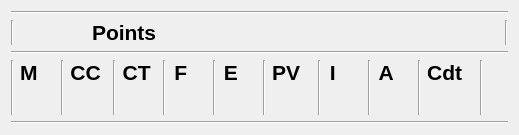
<?xml version="1.0" encoding="UTF-8"?>
<ui version="4.0">
 <class>StatsDisplayWidget</class>
 <widget class="QWidget" name="StatsDisplayWidget">
  <property name="geometry">
   <rect>
    <x>0</x>
    <y>0</y>
    <width>519</width>
    <height>128</height>
   </rect>
  </property>
  <property name="windowTitle">
   <string>Form</string>
  </property>
  <layout class="QVBoxLayout" name="verticalLayout">
   <item>
    <widget class="Line" name="line_2">
     <property name="font">
      <font>
       <pointsize>16</pointsize>
      </font>
     </property>
     <property name="orientation">
      <enum>Qt::Horizontal</enum>
     </property>
    </widget>
   </item>
   <item>
    <layout class="QVBoxLayout" name="verticalLayout_28">
     <item>
      <layout class="QHBoxLayout" name="horizontalLayout">
       <item>
        <widget class="Line" name="line_4">
         <property name="font">
          <font>
           <pointsize>16</pointsize>
          </font>
         </property>
         <property name="orientation">
          <enum>Qt::Vertical</enum>
         </property>
        </widget>
       </item>
       <item>
        <widget class="QLabel" name="title">
         <property name="enabled">
          <bool>true</bool>
         </property>
         <property name="minimumSize">
          <size>
           <width>20</width>
           <height>0</height>
          </size>
         </property>
         <property name="font">
          <font>
           <pointsize>16</pointsize>
           <weight>75</weight>
           <bold>true</bold>
          </font>
         </property>
         <property name="cursor">
          <cursorShape>WhatsThisCursor</cursorShape>
         </property>
         <property name="toolTip">
          <string>Statistique du champion correspondant à la figurine.</string>
         </property>
         <property name="text">
          <string/>
         </property>
        </widget>
       </item>
       <item>
        <widget class="QLabel" name="labelChampionPts">
         <property name="enabled">
          <bool>true</bool>
         </property>
         <property name="minimumSize">
          <size>
           <width>40</width>
           <height>0</height>
          </size>
         </property>
         <property name="font">
          <font>
           <pointsize>16</pointsize>
           <weight>75</weight>
           <bold>true</bold>
          </font>
         </property>
         <property name="text">
          <string/>
         </property>
         <property name="alignment">
          <set>Qt::AlignRight|Qt::AlignTrailing|Qt::AlignVCenter</set>
         </property>
        </widget>
       </item>
       <item>
        <widget class="QLabel" name="label_27">
         <property name="enabled">
          <bool>true</bool>
         </property>
         <property name="font">
          <font>
           <pointsize>16</pointsize>
           <weight>75</weight>
           <bold>true</bold>
          </font>
         </property>
         <property name="text">
          <string>Points</string>
         </property>
        </widget>
       </item>
       <item>
        <spacer name="horizontalSpacer_5">
         <property name="enabled">
          <bool>true</bool>
         </property>
         <property name="font">
          <font>
           <pointsize>16</pointsize>
          </font>
         </property>
         <property name="orientation">
          <enum>Qt::Horizontal</enum>
         </property>
         <property name="sizeHint" stdset="0">
          <size>
           <width>40</width>
           <height>20</height>
          </size>
         </property>
        </spacer>
       </item>
       <item>
        <widget class="Line" name="line_15">
         <property name="font">
          <font>
           <pointsize>16</pointsize>
          </font>
         </property>
         <property name="orientation">
          <enum>Qt::Vertical</enum>
         </property>
        </widget>
       </item>
      </layout>
     </item>
     <item>
      <widget class="Line" name="line">
       <property name="font">
        <font>
         <pointsize>16</pointsize>
        </font>
       </property>
       <property name="orientation">
        <enum>Qt::Horizontal</enum>
       </property>
      </widget>
     </item>
     <item>
      <layout class="QHBoxLayout" name="horizontalLayout_14">
       <item>
        <widget class="Line" name="line_5">
         <property name="font">
          <font>
           <pointsize>16</pointsize>
          </font>
         </property>
         <property name="orientation">
          <enum>Qt::Vertical</enum>
         </property>
        </widget>
       </item>
       <item>
        <layout class="QVBoxLayout" name="verticalLayout_17">
         <item>
          <widget class="QLabel" name="label_43">
           <property name="enabled">
            <bool>true</bool>
           </property>
           <property name="font">
            <font>
             <pointsize>16</pointsize>
             <weight>75</weight>
             <bold>true</bold>
            </font>
           </property>
           <property name="text">
            <string>M   </string>
           </property>
           <property name="alignment">
            <set>Qt::AlignCenter</set>
           </property>
          </widget>
         </item>
         <item>
          <widget class="QLabel" name="labelModelM2">
           <property name="enabled">
            <bool>true</bool>
           </property>
           <property name="minimumSize">
            <size>
             <width>35</width>
             <height>0</height>
            </size>
           </property>
           <property name="font">
            <font>
             <pointsize>16</pointsize>
            </font>
           </property>
           <property name="text">
            <string/>
           </property>
           <property name="alignment">
            <set>Qt::AlignCenter</set>
           </property>
          </widget>
         </item>
        </layout>
       </item>
       <item>
        <widget class="Line" name="line_6">
         <property name="font">
          <font>
           <pointsize>16</pointsize>
          </font>
         </property>
         <property name="orientation">
          <enum>Qt::Vertical</enum>
         </property>
        </widget>
       </item>
       <item>
        <layout class="QVBoxLayout" name="verticalLayout_18">
         <item>
          <widget class="QLabel" name="label_44">
           <property name="enabled">
            <bool>true</bool>
           </property>
           <property name="font">
            <font>
             <pointsize>16</pointsize>
             <weight>75</weight>
             <bold>true</bold>
            </font>
           </property>
           <property name="text">
            <string>CC </string>
           </property>
           <property name="alignment">
            <set>Qt::AlignCenter</set>
           </property>
          </widget>
         </item>
         <item>
          <widget class="QLabel" name="labelModelWS2">
           <property name="enabled">
            <bool>true</bool>
           </property>
           <property name="minimumSize">
            <size>
             <width>35</width>
             <height>0</height>
            </size>
           </property>
           <property name="font">
            <font>
             <pointsize>16</pointsize>
            </font>
           </property>
           <property name="text">
            <string/>
           </property>
           <property name="alignment">
            <set>Qt::AlignCenter</set>
           </property>
          </widget>
         </item>
        </layout>
       </item>
       <item>
        <widget class="Line" name="line_7">
         <property name="font">
          <font>
           <pointsize>16</pointsize>
          </font>
         </property>
         <property name="orientation">
          <enum>Qt::Vertical</enum>
         </property>
        </widget>
       </item>
       <item>
        <layout class="QVBoxLayout" name="verticalLayout_19">
         <item>
          <widget class="QLabel" name="label_45">
           <property name="enabled">
            <bool>true</bool>
           </property>
           <property name="font">
            <font>
             <pointsize>16</pointsize>
             <weight>75</weight>
             <bold>true</bold>
            </font>
           </property>
           <property name="text">
            <string>CT </string>
           </property>
           <property name="alignment">
            <set>Qt::AlignCenter</set>
           </property>
          </widget>
         </item>
         <item>
          <widget class="QLabel" name="labelModelBS2">
           <property name="enabled">
            <bool>true</bool>
           </property>
           <property name="minimumSize">
            <size>
             <width>35</width>
             <height>0</height>
            </size>
           </property>
           <property name="font">
            <font>
             <pointsize>16</pointsize>
            </font>
           </property>
           <property name="text">
            <string/>
           </property>
           <property name="alignment">
            <set>Qt::AlignCenter</set>
           </property>
          </widget>
         </item>
        </layout>
       </item>
       <item>
        <widget class="Line" name="line_8">
         <property name="font">
          <font>
           <pointsize>16</pointsize>
          </font>
         </property>
         <property name="orientation">
          <enum>Qt::Vertical</enum>
         </property>
        </widget>
       </item>
       <item>
        <layout class="QVBoxLayout" name="verticalLayout_20">
         <item>
          <widget class="QLabel" name="label_46">
           <property name="enabled">
            <bool>true</bool>
           </property>
           <property name="font">
            <font>
             <pointsize>16</pointsize>
             <weight>75</weight>
             <bold>true</bold>
            </font>
           </property>
           <property name="text">
            <string>F   </string>
           </property>
           <property name="alignment">
            <set>Qt::AlignCenter</set>
           </property>
          </widget>
         </item>
         <item>
          <widget class="QLabel" name="labelModelS2">
           <property name="enabled">
            <bool>true</bool>
           </property>
           <property name="minimumSize">
            <size>
             <width>35</width>
             <height>0</height>
            </size>
           </property>
           <property name="font">
            <font>
             <pointsize>16</pointsize>
            </font>
           </property>
           <property name="text">
            <string/>
           </property>
           <property name="alignment">
            <set>Qt::AlignCenter</set>
           </property>
          </widget>
         </item>
        </layout>
       </item>
       <item>
        <widget class="Line" name="line_9">
         <property name="font">
          <font>
           <pointsize>16</pointsize>
          </font>
         </property>
         <property name="orientation">
          <enum>Qt::Vertical</enum>
         </property>
        </widget>
       </item>
       <item>
        <layout class="QVBoxLayout" name="verticalLayout_21">
         <item>
          <widget class="QLabel" name="label_47">
           <property name="enabled">
            <bool>true</bool>
           </property>
           <property name="font">
            <font>
             <pointsize>16</pointsize>
             <weight>75</weight>
             <bold>true</bold>
            </font>
           </property>
           <property name="text">
            <string>E   </string>
           </property>
           <property name="alignment">
            <set>Qt::AlignCenter</set>
           </property>
          </widget>
         </item>
         <item>
          <widget class="QLabel" name="labelModelT2">
           <property name="enabled">
            <bool>true</bool>
           </property>
           <property name="minimumSize">
            <size>
             <width>35</width>
             <height>0</height>
            </size>
           </property>
           <property name="font">
            <font>
             <pointsize>16</pointsize>
            </font>
           </property>
           <property name="text">
            <string/>
           </property>
           <property name="alignment">
            <set>Qt::AlignCenter</set>
           </property>
          </widget>
         </item>
        </layout>
       </item>
       <item>
        <widget class="Line" name="line_10">
         <property name="font">
          <font>
           <pointsize>16</pointsize>
          </font>
         </property>
         <property name="orientation">
          <enum>Qt::Vertical</enum>
         </property>
        </widget>
       </item>
       <item>
        <layout class="QVBoxLayout" name="verticalLayout_22">
         <item>
          <widget class="QLabel" name="label_48">
           <property name="enabled">
            <bool>true</bool>
           </property>
           <property name="font">
            <font>
             <pointsize>16</pointsize>
             <weight>75</weight>
             <bold>true</bold>
            </font>
           </property>
           <property name="text">
            <string>PV  </string>
           </property>
           <property name="alignment">
            <set>Qt::AlignCenter</set>
           </property>
          </widget>
         </item>
         <item>
          <widget class="QLabel" name="labelModelW2">
           <property name="enabled">
            <bool>true</bool>
           </property>
           <property name="minimumSize">
            <size>
             <width>35</width>
             <height>0</height>
            </size>
           </property>
           <property name="font">
            <font>
             <pointsize>16</pointsize>
            </font>
           </property>
           <property name="text">
            <string/>
           </property>
           <property name="alignment">
            <set>Qt::AlignCenter</set>
           </property>
          </widget>
         </item>
        </layout>
       </item>
       <item>
        <widget class="Line" name="line_11">
         <property name="font">
          <font>
           <pointsize>16</pointsize>
          </font>
         </property>
         <property name="orientation">
          <enum>Qt::Vertical</enum>
         </property>
        </widget>
       </item>
       <item>
        <layout class="QVBoxLayout" name="verticalLayout_23">
         <item>
          <widget class="QLabel" name="label_51">
           <property name="enabled">
            <bool>true</bool>
           </property>
           <property name="font">
            <font>
             <pointsize>16</pointsize>
             <weight>75</weight>
             <bold>true</bold>
            </font>
           </property>
           <property name="text">
            <string>I    </string>
           </property>
           <property name="alignment">
            <set>Qt::AlignCenter</set>
           </property>
          </widget>
         </item>
         <item>
          <widget class="QLabel" name="labelModelI2">
           <property name="enabled">
            <bool>true</bool>
           </property>
           <property name="minimumSize">
            <size>
             <width>35</width>
             <height>0</height>
            </size>
           </property>
           <property name="font">
            <font>
             <pointsize>16</pointsize>
            </font>
           </property>
           <property name="text">
            <string/>
           </property>
           <property name="alignment">
            <set>Qt::AlignCenter</set>
           </property>
          </widget>
         </item>
        </layout>
       </item>
       <item>
        <widget class="Line" name="line_12">
         <property name="font">
          <font>
           <pointsize>16</pointsize>
          </font>
         </property>
         <property name="orientation">
          <enum>Qt::Vertical</enum>
         </property>
        </widget>
       </item>
       <item>
        <layout class="QVBoxLayout" name="verticalLayout_24">
         <item>
          <widget class="QLabel" name="label_52">
           <property name="enabled">
            <bool>true</bool>
           </property>
           <property name="font">
            <font>
             <pointsize>16</pointsize>
             <weight>75</weight>
             <bold>true</bold>
            </font>
           </property>
           <property name="text">
            <string>A   </string>
           </property>
           <property name="alignment">
            <set>Qt::AlignCenter</set>
           </property>
          </widget>
         </item>
         <item>
          <widget class="QLabel" name="labelModelA2">
           <property name="enabled">
            <bool>true</bool>
           </property>
           <property name="minimumSize">
            <size>
             <width>35</width>
             <height>0</height>
            </size>
           </property>
           <property name="font">
            <font>
             <pointsize>16</pointsize>
            </font>
           </property>
           <property name="text">
            <string/>
           </property>
           <property name="alignment">
            <set>Qt::AlignCenter</set>
           </property>
          </widget>
         </item>
        </layout>
       </item>
       <item>
        <widget class="Line" name="line_13">
         <property name="font">
          <font>
           <pointsize>16</pointsize>
          </font>
         </property>
         <property name="orientation">
          <enum>Qt::Vertical</enum>
         </property>
        </widget>
       </item>
       <item>
        <layout class="QVBoxLayout" name="verticalLayout_25">
         <item>
          <widget class="QLabel" name="label_53">
           <property name="enabled">
            <bool>true</bool>
           </property>
           <property name="font">
            <font>
             <pointsize>16</pointsize>
             <weight>75</weight>
             <bold>true</bold>
            </font>
           </property>
           <property name="text">
            <string>Cdt  </string>
           </property>
           <property name="alignment">
            <set>Qt::AlignCenter</set>
           </property>
          </widget>
         </item>
         <item>
          <widget class="QLabel" name="labelModelLd2">
           <property name="enabled">
            <bool>true</bool>
           </property>
           <property name="minimumSize">
            <size>
             <width>35</width>
             <height>0</height>
            </size>
           </property>
           <property name="font">
            <font>
             <pointsize>16</pointsize>
            </font>
           </property>
           <property name="text">
            <string/>
           </property>
           <property name="alignment">
            <set>Qt::AlignCenter</set>
           </property>
          </widget>
         </item>
        </layout>
       </item>
       <item>
        <widget class="Line" name="line_14">
         <property name="font">
          <font>
           <pointsize>16</pointsize>
          </font>
         </property>
         <property name="orientation">
          <enum>Qt::Vertical</enum>
         </property>
        </widget>
       </item>
       <item>
        <spacer name="horizontalSpacer_7">
         <property name="enabled">
          <bool>true</bool>
         </property>
         <property name="font">
          <font>
           <pointsize>16</pointsize>
          </font>
         </property>
         <property name="orientation">
          <enum>Qt::Horizontal</enum>
         </property>
         <property name="sizeHint" stdset="0">
          <size>
           <width>40</width>
           <height>20</height>
          </size>
         </property>
        </spacer>
       </item>
      </layout>
     </item>
    </layout>
   </item>
   <item>
    <widget class="Line" name="line_3">
     <property name="font">
      <font>
       <pointsize>16</pointsize>
      </font>
     </property>
     <property name="orientation">
      <enum>Qt::Horizontal</enum>
     </property>
    </widget>
   </item>
  </layout>
 </widget>
 <resources/>
 <connections/>
</ui>
